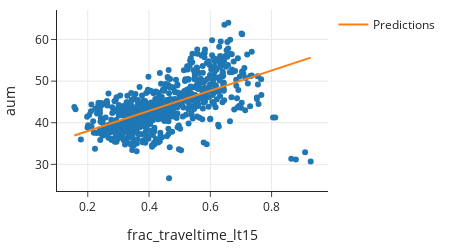

Write notebook code for a chart like this one.
### Markdown cell above
However, this number isn't very easy to interpret on its own---we usually use
the MSE to compare two different models, so we'll return to the MSE later
in the chapter.
Instead, we'll plot the model's predictions
on top of the scatter plot of the data.

### Code cell
fig = px.scatter(df, x='frac_traveltime_lt15', y='aum',
                 width=450, height=250)

pred_x = np.array([x.min(), x.max()])
pred_y = t0 + t1 * pred_x

fig.add_trace(go.Scatter(x=pred_x, y=pred_y, name='Predictions', mode='lines'))
fig

### Figure 1 — Plotly figure (JSON) as saved in the notebook; plotly's stock layout.template omitted (floating-point values rounded to 4 significant figures; data arrays with more than 128 entries replaced by an {"elided": "..."} marker saying what was removed)
{"data": [{"hovertemplate": "frac_traveltime_lt15=%{x}<br>aum=%{y}<extra></extra>", "legendgroup": "", "marker": {"color": "#1F77B4", "symbol": "circle"}, "mode": "markers", "name": "", "orientation": "v", "showlegend": false, "type": "scatter", "x": {"elided": "709 float values"}, "xaxis": "x", "y": {"elided": "709 float values"}, "yaxis": "y"}, {"mode": "lines", "name": "Predictions", "type": "scatter", "x": [0.1561, 0.9276], "y": [36.93, 55.66]}], "layout": {"height": 250, "legend": {"tracegroupgap": 0}, "width": 450, "xaxis": {"anchor": "y", "autorange": true, "domain": [0, 1], "range": [0.09956, 0.9841], "title": {"text": "frac_traveltime_lt15"}, "type": "linear"}, "yaxis": {"anchor": "x", "autorange": true, "domain": [0, 1], "range": [23.6, 67.1], "title": {"text": "aum"}, "type": "linear"}}}
